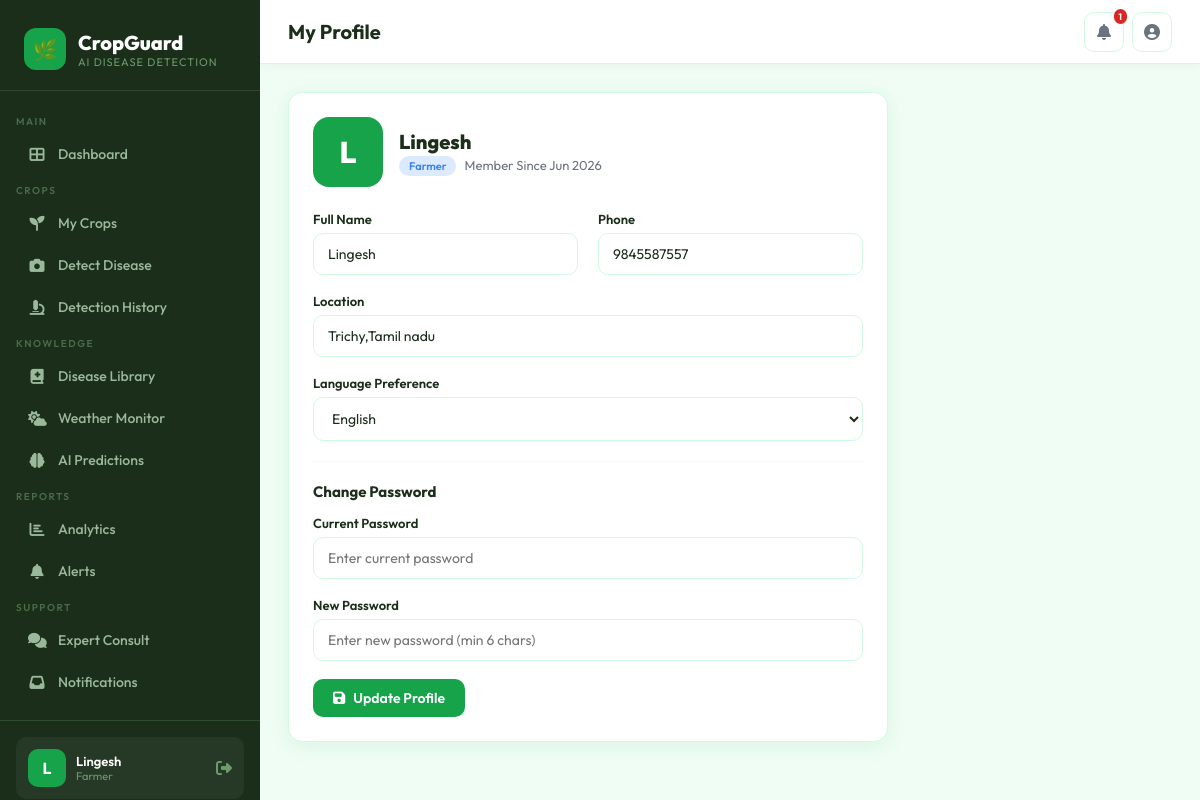
/profile (signed in), run on the app's committed database.
### tables this page shows
CREATE TABLE users (
        id INTEGER PRIMARY KEY AUTOINCREMENT,
        username TEXT UNIQUE NOT NULL,
        email TEXT UNIQUE NOT NULL,
        password TEXT NOT NULL,
        role TEXT DEFAULT 'farmer',
        full_name TEXT,
        phone TEXT,
        location TEXT,
        language TEXT DEFAULT 'en',
        is_active INTEGER DEFAULT 1,
        created_at TEXT DEFAULT (datetime('now'))
    );

### app.py (the view, shortened to what this page needs)
@app.route('/profile', methods=['GET','POST'])
@login_required
def profile():
    db = get_db()
    user = db.execute("SELECT * FROM users WHERE id=?", (session['user_id'],)).fetchone()
    db.close()
    return render_template('profile.html', user=user)

### app.py (called while the page is built)
def format_datetime(value, fmt='%d %b %Y, %H:%M'):
    if not value:
        return '—'
    if isinstance(value, str):
        for pattern in ('%Y-%m-%d %H:%M:%S', '%Y-%m-%d %H:%M:%S.%f', '%Y-%m-%dT%H:%M:%S', '%Y-%m-%d'):
            try:
                return datetime.strptime(value[:len(pattern)+2], pattern).strftime(fmt)
            except ValueError:
                try:
                    return datetime.strptime(value[:19], pattern).strftime(fmt)
                except:
                    continue
        return value
    if hasattr(value, 'strftime'):
        return value.strftime(fmt)
    return str(value)

def format_month_year(value):
    return format_datetime(value, '%b %Y')

def get_db():
    db = sqlite3.connect(app.config['DATABASE'])
    db.row_factory = sqlite3.Row
    return db

def login_required(f):
    @wraps(f)
    def decorated(*args, **kwargs):
        if 'user_id' not in session:
            return redirect(url_for('login'))
        return f(*args, **kwargs)
    return decorated

### templates/profile.html (shortened to what this page needs)
{% extends "base.html" %}
{% block page_title %}My Profile{% endblock %}
{% block content %}
<div style="max-width:600px;">
<div class="card">
  <div style="display:flex;align-items:center;gap:16px;margin-bottom:24px;">
    <div style="width:70px;height:70px;border-radius:16px;background:#16a34a;display:flex;align-items:center;justify-content:center;font-size:30px;font-weight:800;color:white;">
      {{ user.full_name[0].upper() if user.full_name else user.username[0].upper() }}
    </div>
    <div>
      <div style="font-size:20px;font-weight:800;">{{ user.full_name or user.username }}</div>
      <div style="font-size:13px;color:#6b7280;margin-top:2px;text-transform:capitalize;">
        <span class="badge-pill badge-info">{{ user.role }}</span>
        &nbsp; Member since {{ user.created_at|fmonth }}
      </div>
    </div>
  </div>
  <form method="POST">
    <div class="grid-2">
      <div class="form-group">
        <label class="form-label">Full Name</label>
        <input type="text" name="full_name" class="form-control" value="{{ user.full_name or '' }}">
      </div>
      <div class="form-group">
        <label class="form-label">Phone</label>
        <input type="text" name="phone" class="form-control" value="{{ user.phone or '' }}">
      </div>
    </div>
    <div class="form-group">
      <label class="form-label">Location</label>
      <input type="text" name="location" class="form-control" value="{{ user.location or '' }}">
    </div>
    <div class="form-group">
      <label class="form-label">Language Preference</label>
      <select name="language" class="form-control">
        <option value="en" {% if user.language=='en' %}selected{% endif %}>English</option>
      </select>
    </div>
    <hr style="border:none;border-top:1px solid #f0fdf4;margin:20px 0;">
    <div style="font-size:15px;font-weight:700;margin-bottom:14px;">Change Password</div>
    <div class="form-group">
      <label class="form-label">Current Password</label>
      <input type="password" name="current_password" class="form-control" placeholder="Enter current password">
    </div>
    <div class="form-group">
      <label class="form-label">New Password</label>
      <input type="password" name="new_password" class="form-control" placeholder="Enter new password (min 6 chars)" minlength="6">
    </div>
    <button type="submit" class="btn btn-primary"><i class="fas fa-save"></i> Update Profile</button>
  </form>
</div>
</div>
{% endblock %}

### templates/base.html (shortened to what this page needs)
<!DOCTYPE html>
<html lang="en">
<head>
  <link href="https://cdnjs.cloudflare.com/ajax/libs/font-awesome/6.5.0/css/all.min.css" rel="stylesheet">
</head>
<body>
{% if 'user_id' in session %}
<div class="sidebar" id="sidebar">
  <div class="sidebar-logo">
    <div class="logo-mark">
      <div class="logo-icon">🌿</div>
      <div>
        <div class="logo-text">CropGuard</div>
        <div class="logo-sub">AI Disease Detection</div>
      </div>
    </div>
  </div>
  <nav class="sidebar-nav">
    <div class="nav-section">Main</div>
    <a href="{{ url_for('dashboard') }}" class="nav-item {% if request.endpoint == 'dashboard' %}active{% endif %}">
      <i class="fas fa-th-large"></i> Dashboard
    </a>
    <div class="nav-section">Crops</div>
    <a href="{{ url_for('crops') }}" class="nav-item {% if request.endpoint in ['crops','add_crop'] %}active{% endif %}">
      <i class="fas fa-seedling"></i> My Crops
    </a>
    <a href="{{ url_for('detect') }}" class="nav-item {% if request.endpoint == 'detect' %}active{% endif %}">
      <i class="fas fa-camera"></i> Detect Disease
    </a>
    <a href="{{ url_for('detections') }}" class="nav-item {% if request.endpoint == 'detections' %}active{% endif %}">
      <i class="fas fa-microscope"></i> Detection History
    </a>
    <div class="nav-section">Knowledge</div>
    <a href="{{ url_for('diseases') }}" class="nav-item {% if request.endpoint in ['diseases','disease_detail'] %}active{% endif %}">
      <i class="fas fa-book-medical"></i> Disease Library
    </a>
    <a href="{{ url_for('weather') }}" class="nav-item {% if request.endpoint == 'weather' %}active{% endif %}">
      <i class="fas fa-cloud-sun"></i> Weather Monitor
    </a>
    <a href="{{ url_for('predict') }}" class="nav-item {% if request.endpoint == 'predict' %}active{% endif %}">
      <i class="fas fa-brain"></i> AI Predictions
    </a>
    <div class="nav-section">Reports</div>
    <a href="{{ url_for('analytics') }}" class="nav-item {% if request.endpoint == 'analytics' %}active{% endif %}">
      <i class="fas fa-chart-bar"></i> Analytics
    </a>
    <a href="{{ url_for('alerts') }}" class="nav-item {% if request.endpoint == 'alerts' %}active{% endif %}">
      <i class="fas fa-bell"></i> Alerts
    </a>
    <div class="nav-section">Support</div>
    <a href="{{ url_for('consult') }}" class="nav-item {% if request.endpoint == 'consult' %}active{% endif %}">
      <i class="fas fa-comments"></i> Expert Consult
    </a>
    <a href="{{ url_for('notifications') }}" class="nav-item {% if request.endpoint == 'notifications' %}active{% endif %}">
      <i class="fas fa-inbox"></i> Notifications
    </a>
  </nav>
  <div class="sidebar-footer">
    <div class="user-card">
      <div class="user-avatar">{{ session.get('full_name', 'U')[0].upper() }}</div>
      <div>
        <div class="user-name">{{ session.get('full_name', session.get('username')) }}</div>
        <div class="user-role">{{ session.get('role', 'farmer') }}</div>
      </div>
      <a href="{{ url_for('logout') }}" style="margin-left:auto; color:#6b9a6b; text-decoration:none; font-size:16px;" title="Logout">
        <i class="fas fa-sign-out-alt"></i>
      </a>
    </div>
  </div>
</div>
<div class="main">
  <div class="topbar">
    <div style="display:flex;align-items:center;gap:12px;">
      <div class="topbar-title">{% block page_title %}Dashboard{% endblock %}</div>
    </div>
    <div class="topbar-actions">
      <a href="{{ url_for('notifications') }}" class="icon-btn" id="notifBtn">
        <i class="fas fa-bell"></i>
        <span class="badge" id="notifCount" style="display:none">0</span>
      </a>
      <a href="{{ url_for('profile') }}" class="icon-btn">
        <i class="fas fa-user-circle"></i>
      </a>
    </div>
  </div>
  <div class="content">
    {% block content %}{% endblock %}
  </div>
</div>
{% else %}
<div id="guestWrapper">
  {% block guest_area %}{% endblock %}
</div>
{% endif %}
</body>
</html>

### templates/base.html (style rules this page uses)
:root { --primary: #16a34a; --primary-dark: #15803d; --primary-light: #bbf7d0; --accent: #f59e0b; --danger: #dc2626; --warning: #f59e0b; --info: #3b82f6; --bg: #f0fdf4; --surface: #ffffff; --border: #d1fae5; --text: #1a2e1a; --text-muted: #6b7280; --sidebar-w: 260px; --radius: 14px; --shadow: 0 4px 20px rgba(22,163,74,0.10); }
* { margin: 0; padding: 0; box-sizing: border-box; }
body { font-family: 'Outfit', sans-serif; background: var(--bg); color: var(--text); min-height: 100vh; }
.sidebar { position: fixed; left: 0; top: 0; bottom: 0; width: var(--sidebar-w); background: var(--text); display: flex; flex-direction: column; z-index: 100; transition: transform 0.3s; overflow-y: auto; }
.sidebar-logo { padding: 28px 24px 20px; border-bottom: 1px solid #2d4a2d; }
.logo-mark { display: flex; align-items: center; gap: 12px; }
.logo-icon { width: 42px; height: 42px; background: var(--primary); border-radius: 12px; display: flex; align-items: center; justify-content: center; font-size: 20px; }
.logo-text { font-size: 20px; font-weight: 800; color: white; }
.logo-sub { font-size: 11px; color: #6b9a6b; letter-spacing: 1px; text-transform: uppercase; }
.sidebar-nav { flex: 1; padding: 16px 0; }
.nav-section { padding: 8px 16px 4px; font-size: 10px; font-weight: 600; color: #4a6a4a; text-transform: uppercase; letter-spacing: 1.5px; }
.nav-item { display: flex; align-items: center; gap: 12px; padding: 11px 20px; margin: 2px 8px; border-radius: 10px; color: #9ab89a; text-decoration: none; font-size: 14px; font-weight: 500; transition: all 0.2s; }
.nav-item i { width: 18px; text-align: center; font-size: 15px; }
.sidebar-footer { padding: 16px; border-top: 1px solid #2d4a2d; }
.user-card { display: flex; align-items: center; gap: 10px; padding: 12px; background: rgba(255,255,255,0.05); border-radius: 10px; }
.user-avatar { width: 38px; height: 38px; border-radius: 10px; background: var(--primary); display: flex; align-items: center; justify-content: center; font-weight: 700; color: white; font-size: 16px; }
.user-name { font-size: 13px; font-weight: 600; color: white; }
.user-role { font-size: 11px; color: #6b9a6b; text-transform: capitalize; }
.main { margin-left: var(--sidebar-w); min-height: 100vh; }
.topbar { background: white; border-bottom: 1px solid var(--border); padding: 0 28px; height: 64px; display: flex; align-items: center; justify-content: space-between; position: sticky; top: 0; z-index: 50; box-shadow: 0 2px 10px rgba(0,0,0,0.04); }
.topbar-title { font-size: 20px; font-weight: 700; }
.topbar-actions { display: flex; gap: 8px; align-items: center; }
.icon-btn { width: 40px; height: 40px; border-radius: 10px; border: 1px solid var(--border); background: white; cursor: pointer; display: flex; align-items: center; justify-content: center; color: var(--text-muted); font-size: 16px; position: relative; text-decoration: none; transition: all 0.2s; }
.badge { position: absolute; top: -4px; right: -4px; background: var(--danger); color: white; font-size: 9px; font-weight: 700; padding: 2px 5px; border-radius: 20px; }
.content { padding: 28px; }
.card { background: white; border-radius: var(--radius); padding: 24px; box-shadow: var(--shadow); border: 1px solid var(--border); }
.form-group { margin-bottom: 18px; }
.form-label { display: block; font-size: 13px; font-weight: 600; margin-bottom: 6px; color: var(--text); }
.form-control { width: 100%; padding: 11px 14px; border: 1.5px solid var(--border); border-radius: 10px; font-family: 'Outfit', sans-serif; font-size: 14px; color: var(--text); background: white; transition: border-color 0.2s; outline: none; }
select.form-control { cursor: pointer; }
.btn { display: inline-flex; align-items: center; gap: 8px; padding: 10px 20px; border-radius: 10px; font-family: 'Outfit', sans-serif; font-size: 14px; font-weight: 600; border: none; cursor: pointer; text-decoration: none; transition: all 0.2s; }
.btn-primary { background: var(--primary); color: white; }
.badge-pill { display: inline-flex; align-items: center; gap: 4px; padding: 3px 10px; border-radius: 20px; font-size: 11px; font-weight: 600; }
.badge-info { background: #dbeafe; color: #3b82f6; }
.grid-2 { display: grid; grid-template-columns: 1fr 1fr; gap: 20px; }

### data on the page
users: get "Farmer", full_name "L", full_name "Lingesh", role "Farmer", created_at|fmonth "Jun 2026", phone "9845587557", location "Trichy,Tamil nadu", language "English"

### other printed values
{{ session.get('full_name', 'U')[0].upper() }} "L"
{{ session.get('full_name', session.get('username')) }} "Lingesh"
